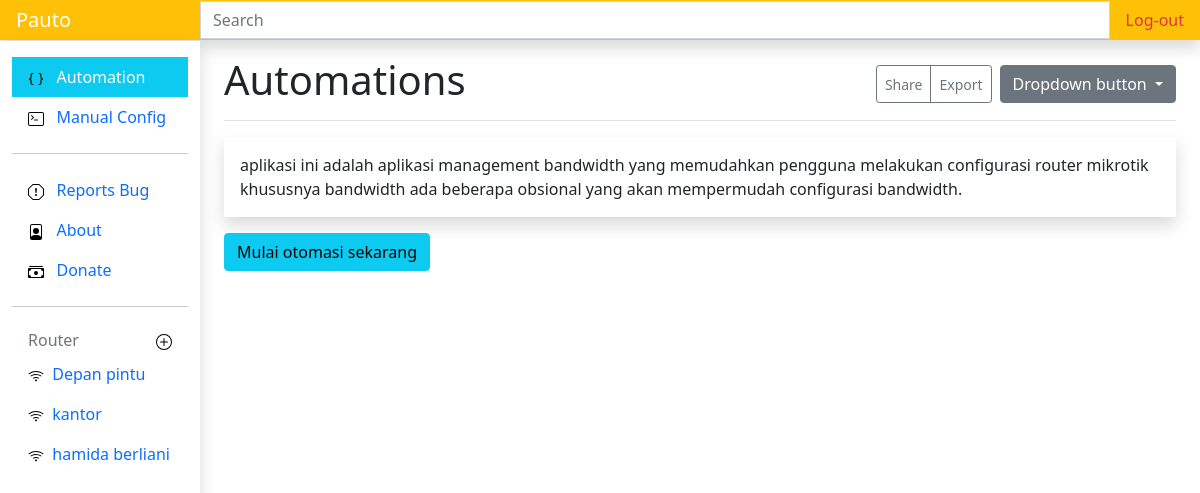
The app's page / (signed in) with its own data.
### routerapp/models.py (models this page shows, shortened)
class Routerm(models.Model):
    nama = models.CharField(max_length=50)
    host = models.CharField(max_length=50)
    user = models.CharField(max_length=30)
    password = models.CharField(max_length=50, blank=True)
    kecepatan_internet = models.IntegerField(blank=True)
    pub_date = models.DateField(auto_now=True)

### routerapp/views.py (the view)
# urls.py: path('', views.homepage, name='show'),
@login_required(login_url=settings.LOGIN_URL)
def homepage(request):
    auto1 = Automation.objects.filter(autokey="auto1")
    auto2 = Automation.objects.filter(autokey="auto2")
    routerside = Routerm.objects.all()
    auto2form=auto2Form
    router = Routerm.objects.all()[:1]
    context = {
        'auto1': auto1,
        'auto2': auto2,
        'router':router,
        'routerside': routerside,
        'auto2form':auto2form
    }
    return render(request, "home.html", context)

### routerapp/templates/home.html (shortened to what this page needs)
{% extends 'base.html' %}
 {% load static %}
 {% block judul %} Automations {% endblock judul %} {% block content %}
<div id="home" class="home"><p class="shadow p-3">aplikasi ini adalah aplikasi management bandwidth yang memudahkan pengguna
   melakukan configurasi router mikrotik khususnya bandwidth ada beberapa obsional yang akan mempermudah
    configurasi bandwidth.</p></div>
<button class="btn btn-info" id="trigger" >Mulai otomasi sekarang</button>
{% endblock content %} {% block routerside %}
{% for router in router|slice:":1"%}
   {% include 'routerside.html' %}
 {% endfor %} {% endblock routerside %}

### templates/routerside.html (shortened to what this page needs)
<div class="pb-lg-5 overflow-auto">
    {% load static %}
    {% for routerside in routerside %}
    <li class="nav-item">
        <a class="nav-link {% if routerside.id == idk %}shadow text-white bg-info{% endif %}" href="{% url 'router' routerside.id %}">
            <img src="{% static 'icons/wifi.svg' %}" alt="">&nbsp;
            {{routerside.nama}}
        </a>
    </li>
    {% endfor %}
</div>

### records on screen
Routerm: nama "Depan pintu"
Routerm: nama "kantor"
Routerm: nama "hamida berliani"
